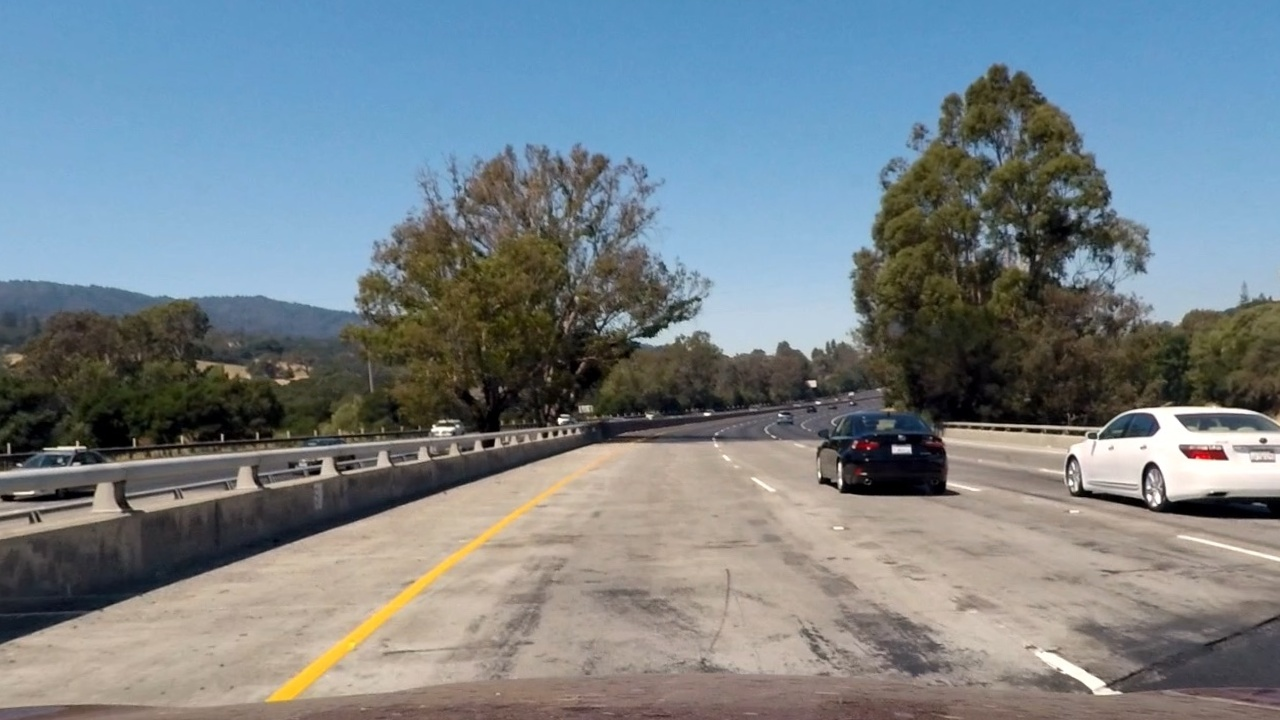
#> input picture output_images/Undist/test1_undist.jpg, 1280 x 720 px
$ python -i drawLane.py   (imports and definitions only)   (older library calls are emulated)
#> lines starting #> are read from the running program, lines starting #| are printed output that depends on the picture; after the words box and inside, x2 and y2 are one past the last pixel; in counts of white or black regions, pixels touching at a corner belong together
#%%
import numpy as np
import cv2
import glob
import matplotlib.pyplot as plt
import matplotlib.image as mpimg
import pickle
import re
from Lane import Line, Lane
from collections import deque
from IPython import get_ipython

def abs_sobel_thresh(img, orient='x', thresh_min=0, thresh_max=255, kernel=3):

    # Apply the following steps to img
    # 1) Convert to grayscale
    # 2) Take the derivative in x or y given orient = 'x' or 'y'
    # 3) Take the absolute value of the derivative or gradient
    # 4) Scale to 8-bit (0 - 255) then convert to type = np.uint8
    # 5) Create a mask of 1's where the scaled gradient magnitude
            # is > thresh_min and < thresh_max
    # 6) Return this mask as your binary_output image
    gray = cv2.cvtColor(img, cv2.COLOR_RGB2GRAY)
    if orient == 'x':
        abs_sobel = np.absolute(cv2.Sobel(gray, cv2.CV_64F, 1, 0, ksize=kernel))

    if orient == 'y':
        abs_sobel = np.absolute(cv2.Sobel(gray, cv2.CV_64F, 0, 1, ksize=kernel))

    scaled_sobel = np.uint8(255*abs_sobel/np.max(abs_sobel))
    binary_output = np.zeros_like(scaled_sobel)
    binary_output[(scaled_sobel >= thresh_min) & (scaled_sobel <= thresh_max)] = 1

    return binary_output

def mag_threshold(img, sobel_kernel=3, mag_thresh=(0, 255)):

    # Apply the following steps to img
    # 1) Convert to grayscale
    gray = cv2.cvtColor(img, cv2.COLOR_RGB2GRAY)

    # 2) Take the gradient in x and y separately
    sobelX = cv2.Sobel(gray, cv2.CV_64F, 1, 0, ksize=sobel_kernel)
    sobelY = cv2.Sobel(gray, cv2.CV_64F, 0, 1, ksize=sobel_kernel)

    # 3) Calculate the magnitude
    gradmag = np.sqrt(sobelX**2 + sobelY**2)

    # 4) Scale to 8-bit (0 - 255) and convert to type = np.uint8
    scale_factor = np.max(gradmag)/255
    gradmag = (gradmag/scale_factor).astype(np.uint8)

    # 5) Create a binary mask where mag thresholds are met
    binary_output = np.zeros_like(gradmag)
    binary_output[(gradmag >= mag_thresh[0]) & (gradmag <= mag_thresh[1])] = 1

    # 6) Return this mask as your binary_output image
    return binary_output

def dir_threshold(img, sobel_kernel=3, thresh=(0, np.pi/2)):

    # Apply the following steps to img
    # 1) Convert to grayscale
    gray = cv2.cvtColor(img, cv2.COLOR_RGB2GRAY)
    # 2) Take the gradient in x and y separately
    sobelx = cv2.Sobel(gray, cv2.CV_64F, 1, 0, ksize=sobel_kernel)
    sobely = cv2.Sobel(gray, cv2.CV_64F, 0, 1, ksize=sobel_kernel)
    # 3) Take the absolute value of the x and y gradients
    # 4) Use np.arctan2(abs_sobely, abs_sobelx) to calculate the direction of the gradient
    absgraddir = np.arctan2(np.absolute(sobely), np.absolute(sobelx))
    # 5) Create a binary mask where direction thresholds are met
    binary_output =  np.zeros_like(absgraddir)
    binary_output[(absgraddir >= thresh[0]) & (absgraddir <= thresh[1])] = 1
    # 6) Return this mask as your binary_output image
    return binary_output

def colorBinary(hsv, low, high):
    h = hsv[:,:,0]
    s = hsv[:,:,1]
    v = hsv[:,:,2]

    h_binary = np.zeros_like(h)
    h_binary[(h >= low[0]) & (h <= high[0])] = 1

    s_binary = np.zeros_like(s)
    s_binary[(s >= low[1]) & (s <= high[1])] = 1

    v_binary = np.zeros_like(v)
    v_binary[(v >= low[2]) & (v <= high[2])] = 1

    color_binary = np.zeros_like(h)
    color_binary[(h_binary == 1) & (s_binary == 1) & (v_binary == 1)] = 1
    return color_binary

def processColorGradient(img, s_thresh=(170, 255), h_thresh=(15, 100), sx_thresh=(20, 100), sy_thresh=(40, 100), mag_thresh=(40, 100), dir_thresh=(0, np.pi/2), kernel=3):
    img = np.copy(img)

    sxbinary = abs_sobel_thresh(img, orient='x', thresh_min=sx_thresh[0], thresh_max=sx_thresh[1], kernel=kernel)
    sybinary = abs_sobel_thresh(img, orient='y', thresh_min=sy_thresh[0], thresh_max=sy_thresh[1], kernel=kernel)
    mag_binary = mag_threshold(img, sobel_kernel=kernel, mag_thresh=mag_thresh)
    dir_binary = dir_threshold(img, sobel_kernel=kernel, thresh=dir_thresh)

    # Convert to HLS color space and separate the V channel
    hls = cv2.cvtColor(img, cv2.COLOR_RGB2HLS)
    h_channel = hls[:,:,0]
    s_channel = hls[:,:,2]

    # Threshold color channel
    h_binary = np.zeros_like(h_channel)
    h_binary[(h_channel >= h_thresh[0]) & (h_channel <= h_thresh[1])] = 1

    s_binary = np.zeros_like(s_channel)
    s_binary[(s_channel >= s_thresh[0]) & (s_channel <= s_thresh[1])] = 1

    # Identify Yellow and White color by HSV
    hsv = cv2.cvtColor(img, cv2.COLOR_RGB2HSV)
    yellow = colorBinary(hsv, (5, 100, 100), (75, 255, 255))
    white = colorBinary(hsv, (19, 0, 255-72), (255, 72, 255))

    yorw = np.zeros_like(sxbinary)
    yorw[(yellow == 1) | (white == 1)] = 1

    # Combine the binary thresholds
    combined_binary = np.zeros_like(sxbinary)
    combined_binary[ (yorw == 1) & (((s_binary == 1) & (h_binary == 1)) | ((sxbinary == 1) & (sybinary == 1)) | ((mag_binary == 1) & (dir_binary == 1))) ] = 1
    return combined_binary

# Warp image by using Perspective Transform
# [154 lines left out: functions warper, find_lane_pixels, find_fit_polynomial, fit_poly, search_around_poly, not called in this run]

#%%
prev_lanes = deque(maxlen=5)
# [1 line not run here, left out]
# [1 line that did not run here, left out]
# [1 line that did not run here, left out]

# Calculates the curvature of polynomial functions in pixels.
# [13 lines left out: function measure_curvature_pixels, not called in this run]

def polynomial_x(y, fit):
    return fit[0]*(y)**2 + fit[1]*y + fit[2]

# [170 lines left out: functions addText, drawLine, processImage, not called in this run]

#%%
test_imgs = glob.glob('../output_images/Undist/test*_undist.jpg')
pattern = re.compile('/output_images/Undist/(.*)_undist.jpg')

# [8 lines not run here, left out]

>>> import cv2
>>> picture = cv2.cvtColor(cv2.imread('../output_images/Undist/test1_undist.jpg'), cv2.COLOR_BGR2RGB)
>>> result = processColorGradient(picture)
#> in processColorGradient, `sxbinary = abs_sobel_thresh(img, orient='x', thresh_min=sx_thresh[0], ..`:
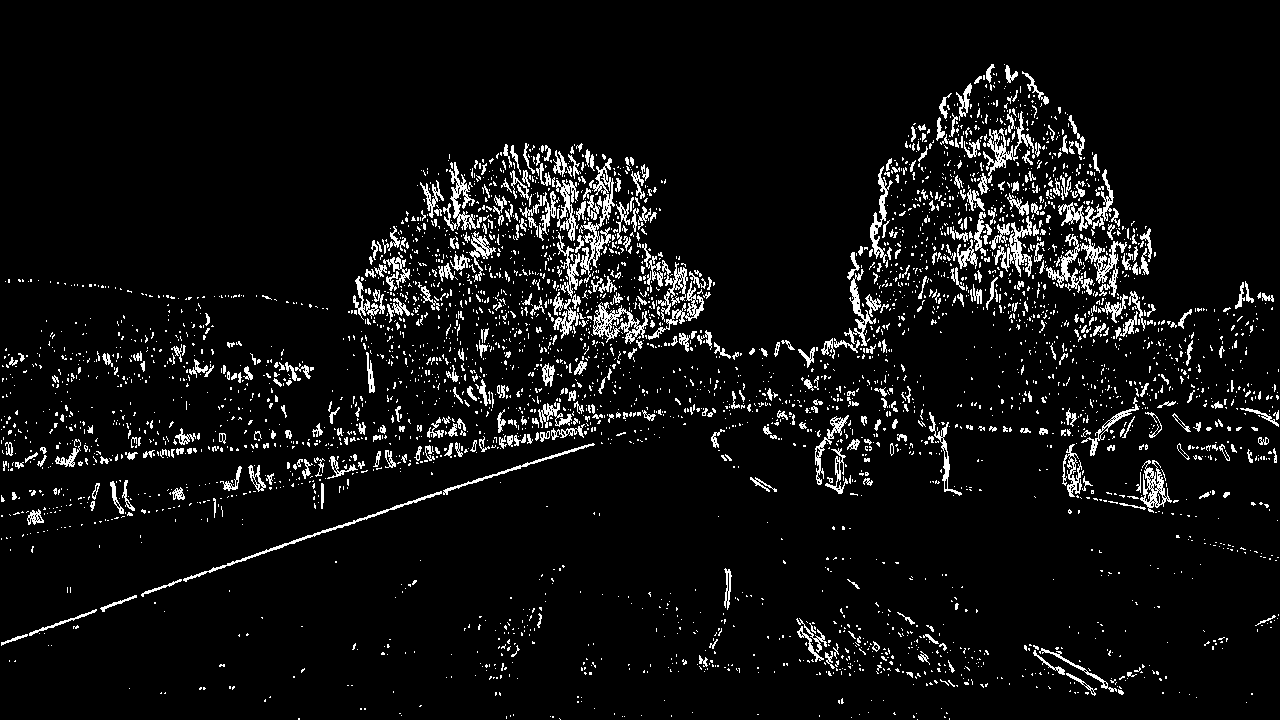
#> sxbinary: shape (720, 1280); values 0 (black) and 1 (white), 6.3% white in thin lines or dots
#> in mag_threshold, `sobelY = cv2.Sobel(gray, cv2.CV_64F, 0, 1, ksize=sobel_kernel)`:
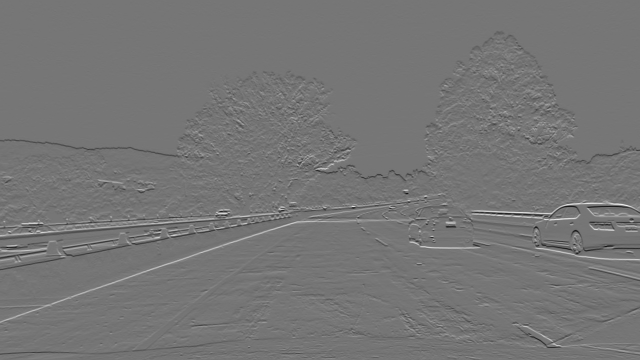
#> sobelY: shape (720, 1280) float64 (shown at 1/2 size); min -686, max 796, mean -0.4; drawn with min black and max white
#> in mag_threshold, `scale_factor = np.max(gradmag)/255`: scale_factor = 3.18
#> in colorBinary, `v = hsv[:,:,2]`:
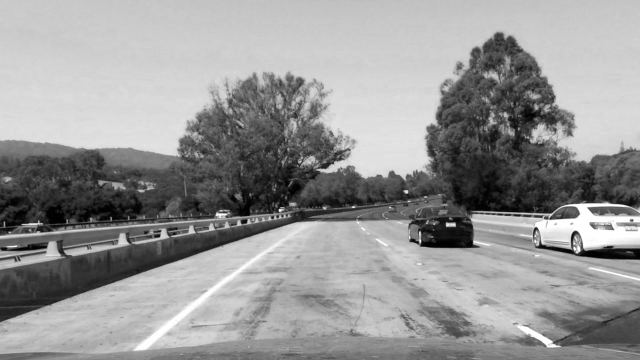
#> v: shape (720, 1280) (shown at 1/2 size); min 0, max 255, mean 150.4
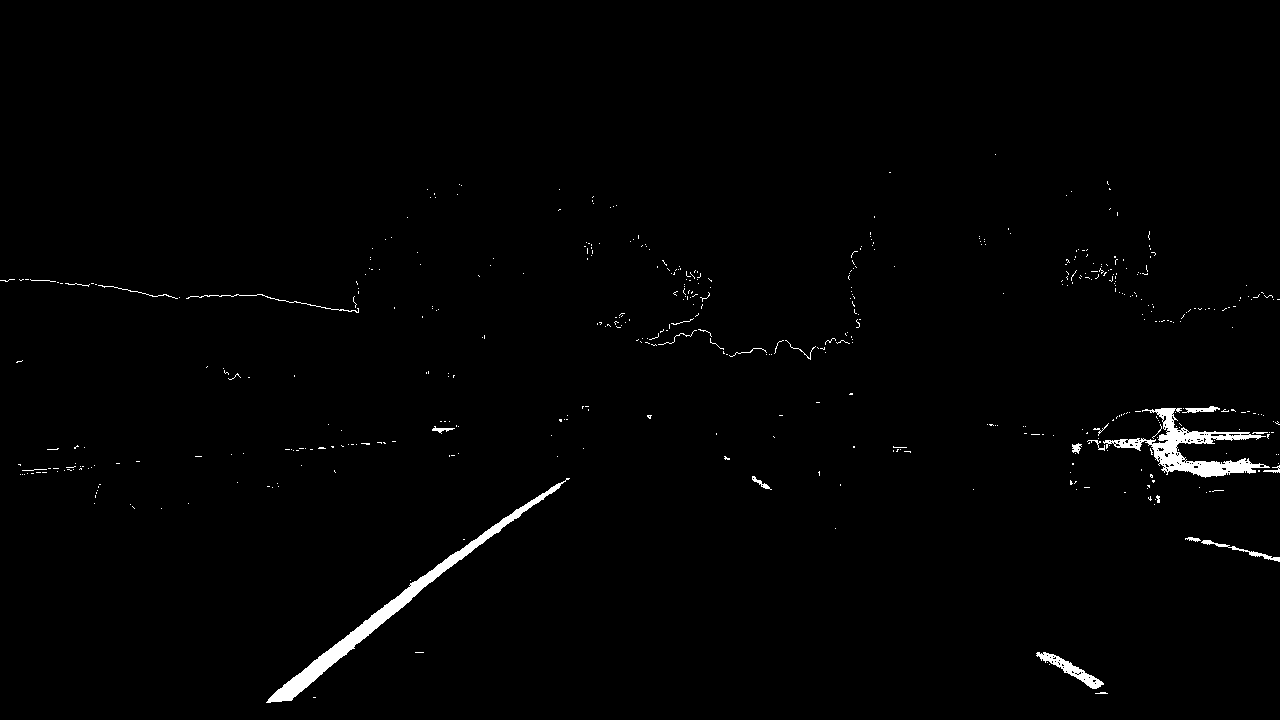
#> result: shape (720, 1280); values 0 (black) and 1 (white), 1.1% white; 504 white regions (481 under 20 px), largest, box (x1, y1, x2, y2) and area: (266, 478, 570, 703) 3869, (1103, 408, 1270, 478) 3078, (1036, 652, 1104, 689) 633

$ run again, on output_images/Undist/test5_undist.jpg
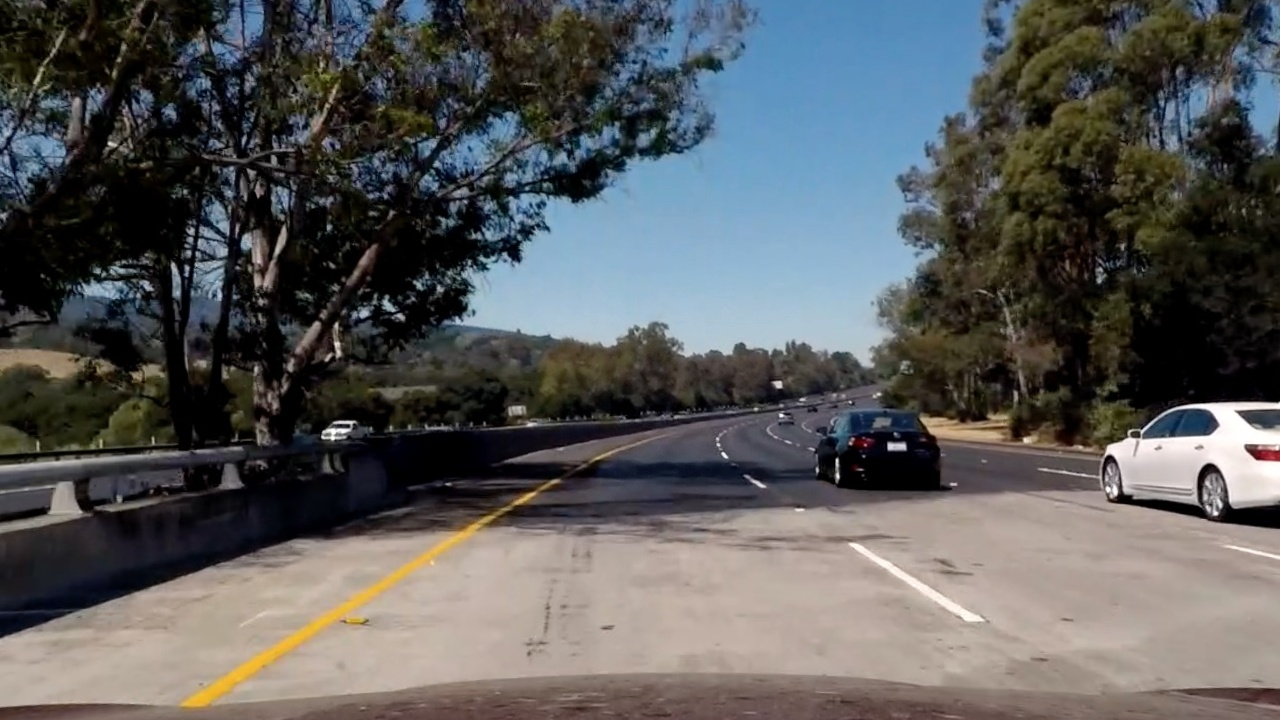
#> input picture output_images/Undist/test5_undist.jpg, 1280 x 720 px
#> in processColorGradient, `sxbinary = abs_sobel_thresh(img, orient='x', thresh_min=sx_thresh[0], ..`:
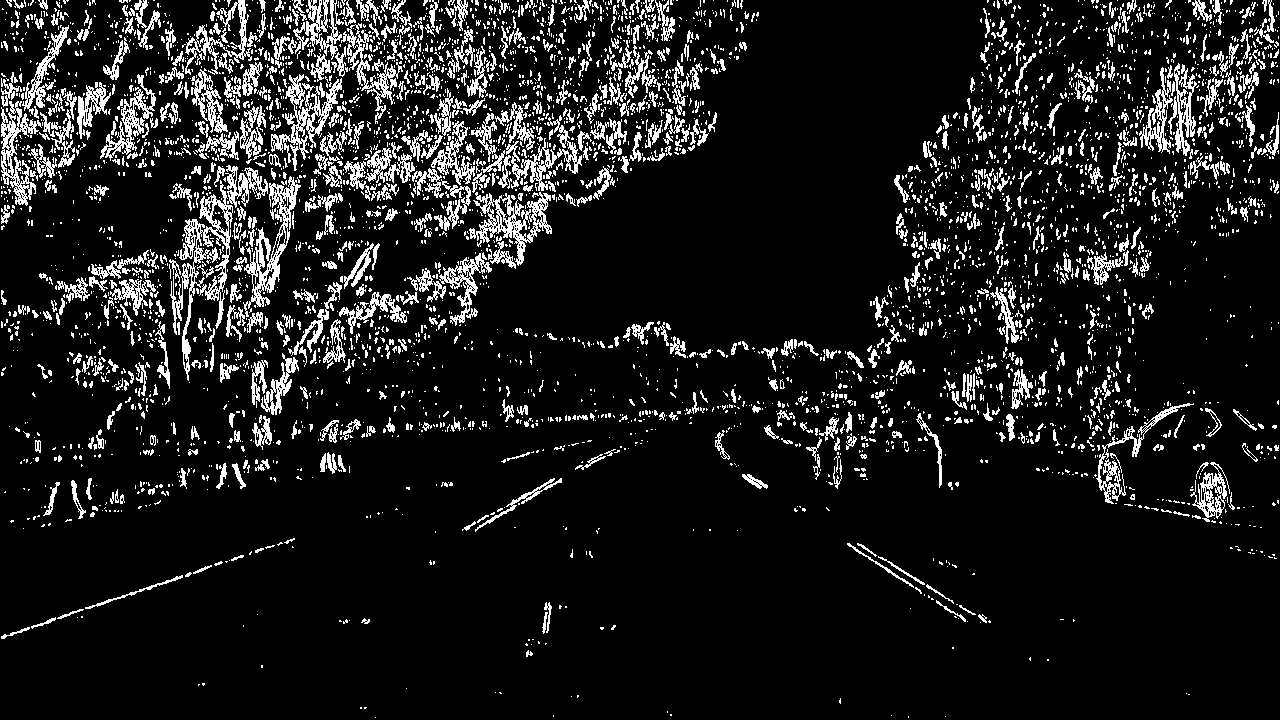
#> sxbinary: shape (720, 1280); values 0 (black) and 1 (white), 11% white in thin lines or dots
#> sybinary: shape (720, 1280); values 0 (black) and 1 (white), 4.3% white in thin lines or dots
#> scale_factor = 3.52
#> mag_binary: shape (720, 1280); values 0 (black) and 1 (white), 7.9% white in thin lines or dots
#> dir_binary: shape (720, 1280) float64; every value is 1
#> hls: shape (720, 1280, 3); mean of channels 0, 1, 2 55.2, 90.3, 66.9
#> hsv: shape (720, 1280, 3); mean H, S, V 55.3, 80.6, 102.9
#> yellow: shape (720, 1280); values 0 (black) and 1 (white), 0.68% white; 60 white regions (50 under 20 px), largest, box (x1, y1, x2, y2) and area: (180, 508, 508, 711) 5261, (509, 484, 553, 508) 253, (949, 427, 1011, 442) 227
#> white: shape (720, 1280); values 0 (black) and 1 (white), 3.4% white; 266 white regions (228 under 20 px), largest, box (x1, y1, x2, y2) and area: (456, 219, 930, 366) 27165, (1141, 403, 1280, 444) 1398, (1110, 448, 1156, 490) 471
#> `result = processColorGradient(picture)`:
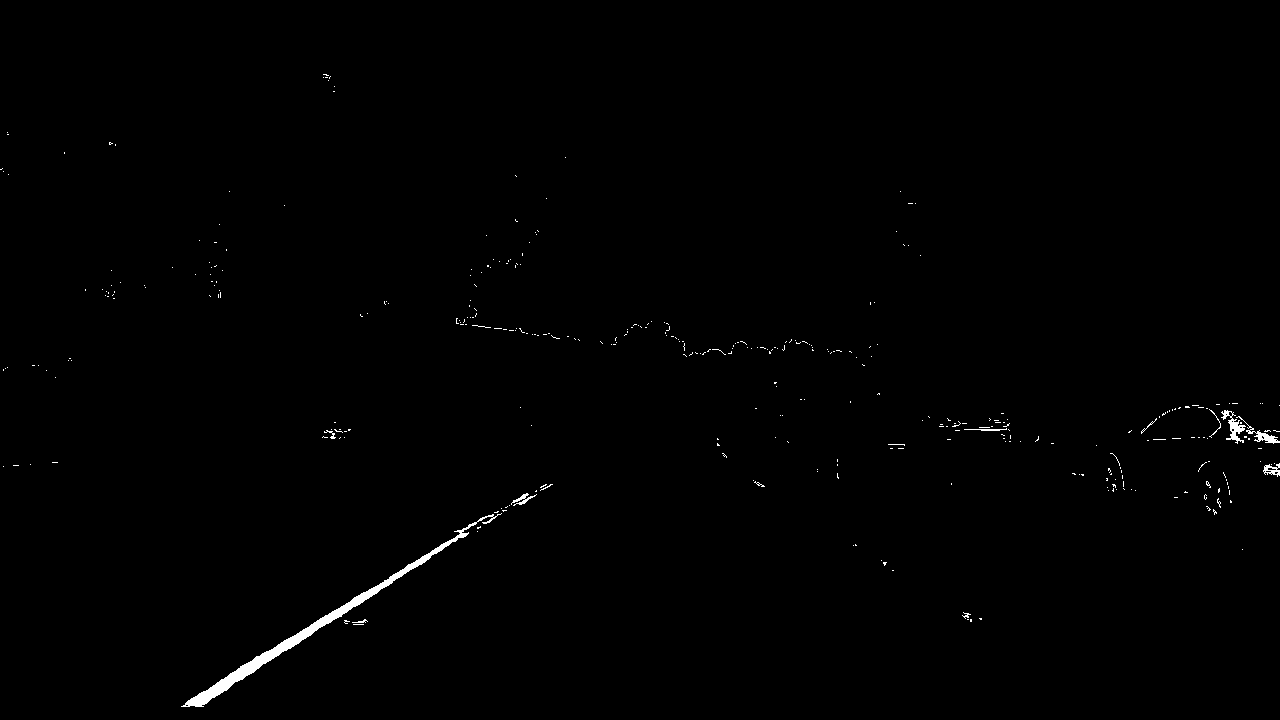
#> result: shape (720, 1280); values 0 (black) and 1 (white), 0.54% white; 368 white regions (357 under 20 px), largest, box (x1, y1, x2, y2) and area: (181, 513, 502, 707) 2800, (1221, 410, 1246, 444) 287, (1236, 416, 1280, 444) 215
